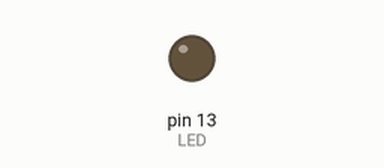
Simulated run of this sketch. Board: Arduino Uno, built with avr-gcc and run on an emulated ATmega328P. Parts: output pins drawn as LEDs (lit = HIGH). Dashed ring = blinking.

Above: at 0.3 s.
At 2.55 s:
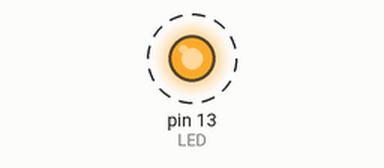
Timing chart, 0 to 3.0 s (numbered marks = the images above):
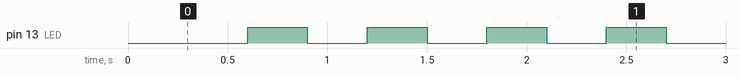

The sketch:

led_externo.ino
```cpp
#define LED 13

void setup() {
  pinMode(LED, OUTPUT);

}

void loop() {
  delay(300);
  digitalWrite(LED, LOW);
  delay(300);
  digitalWrite(LED, HIGH);

}
```

Measured:
- by itself, pin 13 (LED): alternates HIGH for 0.30 s and LOW for 0.30 s
